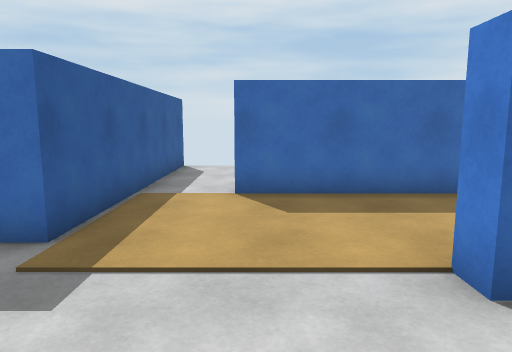
View 1 (above)

16 first-person views from a walk through a 3-D level made in the Unity game engine. The camera is 1.5 m above the floor, tilts 8° down and sees 70° across. The floor is counted in squares, 1 m on a side. Each view is taken from the middle of a square. On the plan, view 1 faces up. The plan holds only what a view shows up to about 16 squares ahead; the rest is blank. The player is left out.

View 2
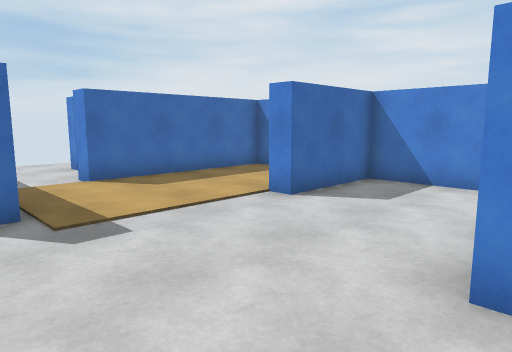

View 3
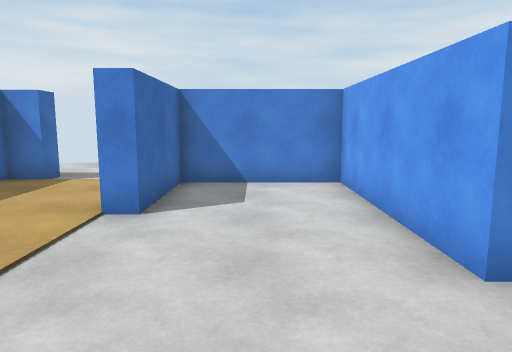

View 4
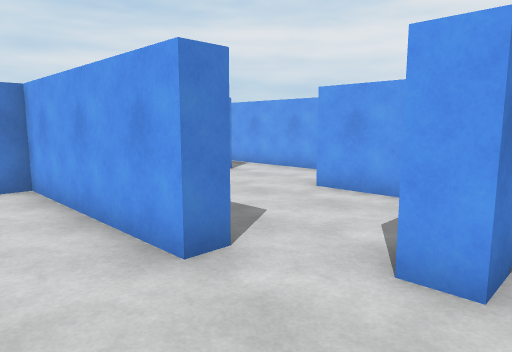

View 5
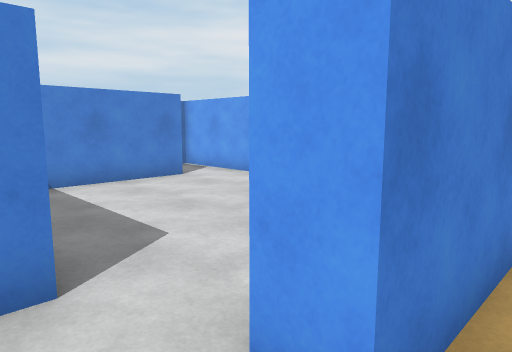

View 6
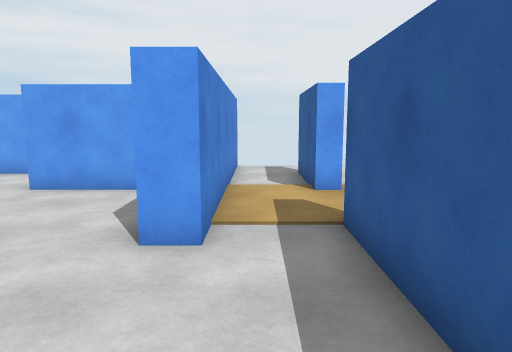

View 7
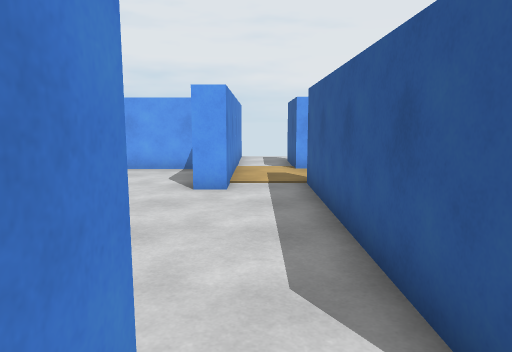

View 8
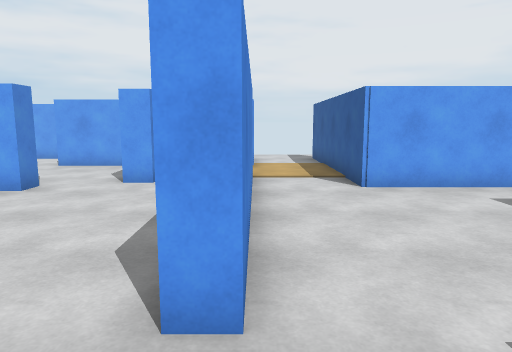

View 9
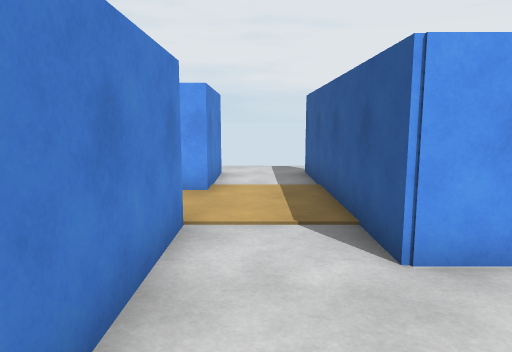

View 10
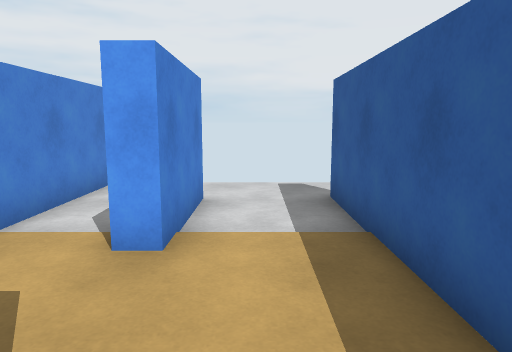

View 11
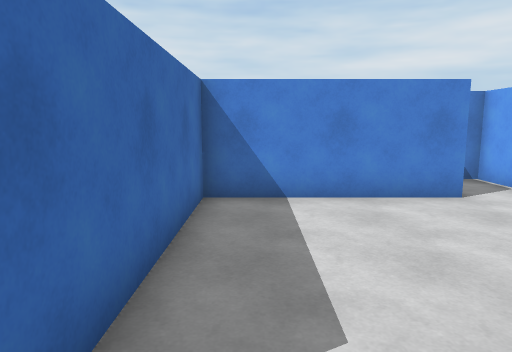

View 12
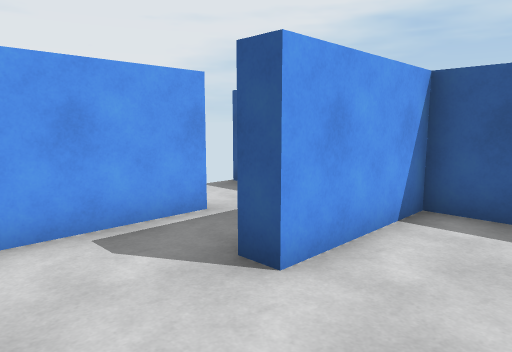

View 13
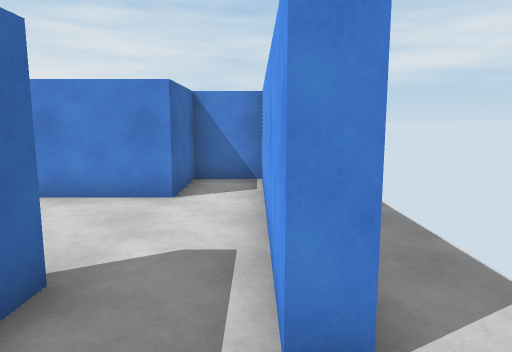

View 14
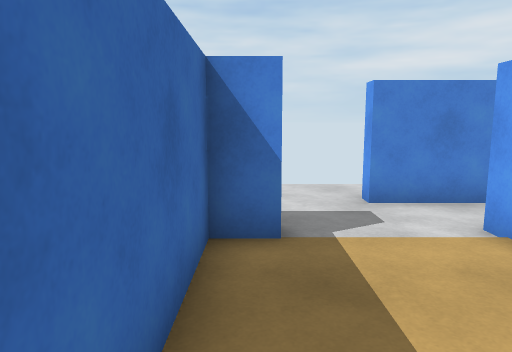

View 15
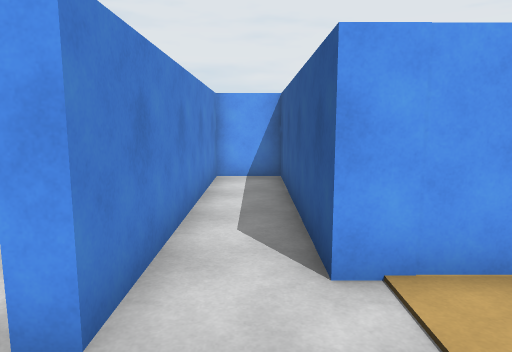

View 16
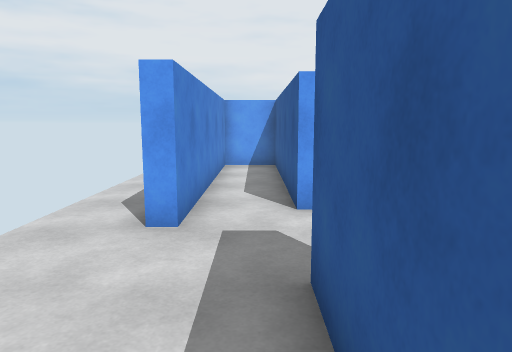

### Floor plan
Ten units are one square. View 1 is at (0, 0); x grows to the right and y downward. Boxes are objects, and circles mark ways between rooms. Rooms are numbered by the first view taken in them; rooms with no view inside come last. Other rooms are left out.
<svg viewBox="-127 -99 232 218">
<path fill="none" stroke="#000" d="M45 -36 63 -36 63 37 82 37 82 -48M-7 12 54 12 54 -30 20 -30 20 -36M-53 -45 -53 24M-27 -85 -27 -45 -33 -45 -33 -54M65 -67 57 -67 57 -76 -4 -76 -4 -85M-33 24 -25 24M-59 14 -59 -45 -53 -45M-122 17 -86 17M-59 95 -59 61M-59 34 -59 14M-86 17 -86 96M16 92 82 92 82 73 54 73 54 19 -7 19 -7 12M-27 50 -27 64 13 64 13 70M1 98 1 92 16 92M13 70 6 70M65 -94 65 -67M82 -48 88 -48M-59 61 -53 61 -53 94M-33 114 -33 24M-53 24 -53 34"/>
<circle cx="-45" cy="-55" r="3" fill="#2a7"/>
<circle cx="-15" cy="25" r="3" fill="#2a7"/>
<circle cx="65" cy="-55" r="3" fill="#2a7"/>
<circle cx="-40" cy="30" r="3" fill="#2a7"/>
<circle cx="-75" cy="25" r="3" fill="#2a7"/>
<circle cx="-55" cy="105" r="3" fill="#2a7"/>
<circle cx="-55" cy="45" r="3" fill="#2a7"/>
<circle cx="5" cy="80" r="3" fill="#2a7"/>
<text x="10" y="-30">1</text>
<text x="-90" y="-40">2</text>
<text x="-80" y="70">3</text>
<text x="20" y="50">4</text>
<text x="-10" y="90">5</text>
<text x="80" y="-80">6</text>
<text x="-40" y="70">7</text>
</svg>
Room 1 opens to room 2. Room 1 opens to room 4. Room 1 opens to room 6. Room 1 opens to room 7. Room 2 opens to room 3. Room 3 opens to room 7. Room 4 opens to room 5.

Where each view was taken, in squares from view 1:
view 1: 0 up, 0 right, facing up
view 2: 2 down, 4 left, facing up-right
view 3: 1 up, 4 left, facing right
view 4: 1 up, 4 left, facing down-right
view 5: 1 down, 4 left, facing down-right
view 6: 2 up, 4 left, facing down
view 7: 6 up, 4 left, facing down
view 8: 7 up, 6 left, facing down
view 9: 2 up, 7 left, facing down
view 10: 2 down, 7 left, facing down
view 11: 3 down, 2 left, facing right
view 12: 4 down, 4 right, facing down-left
view 13: 9 down, 2 left, facing right
view 14: 7 up, 1 right, facing right
view 15: 7 up, 7 right, facing down
view 16: 10 up, 7 right, facing down
